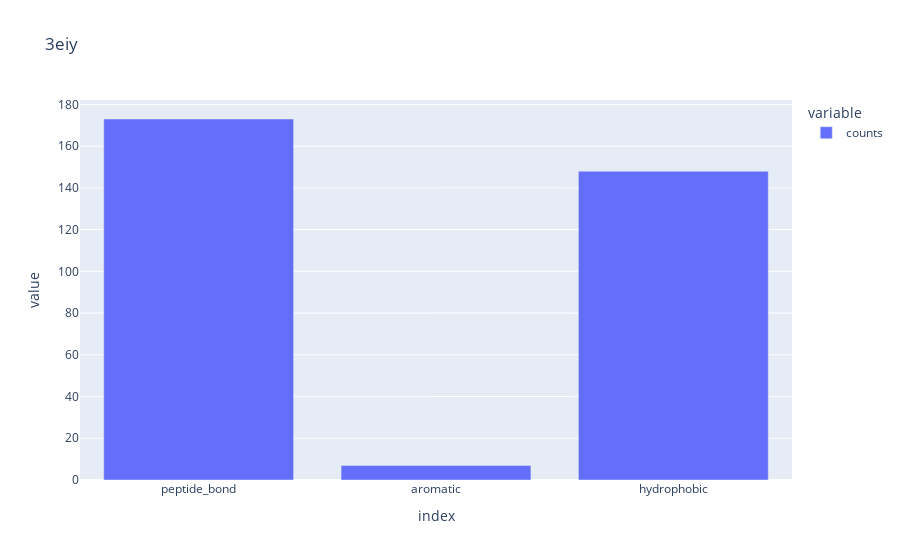

Notebook source saved alongside this figure:
### Markdown cell above
## Edge Type Distribution

### Code cell
from graphein.protein.analysis import plot_edge_type_distribution

fig = plot_edge_type_distribution(g, plot_type="bar")
fig.show()

### Figure 1 — Plotly figure (JSON) as saved in the notebook; plotly's stock layout.template omitted (floating-point values rounded to 4 significant figures)
{"data": [{"alignmentgroup": "True", "hovertemplate": "variable=counts<br>index=%{x}<br>value=%{y}<extra></extra>", "legendgroup": "counts", "marker": {"color": "#636efa", "pattern": {"shape": ""}}, "name": "counts", "offsetgroup": "counts", "orientation": "v", "showlegend": true, "textposition": "auto", "type": "bar", "x": ["peptide_bond", "aromatic", "hydrophobic"], "xaxis": "x", "y": [173, 7, 148], "yaxis": "y"}], "layout": {"barmode": "relative", "legend": {"title": {"text": "variable"}, "tracegroupgap": 0}, "title": {"text": "3eiy"}, "xaxis": {"anchor": "y", "domain": [0, 1], "title": {"text": "index"}}, "yaxis": {"anchor": "x", "domain": [0, 1], "title": {"text": "value"}}}}
